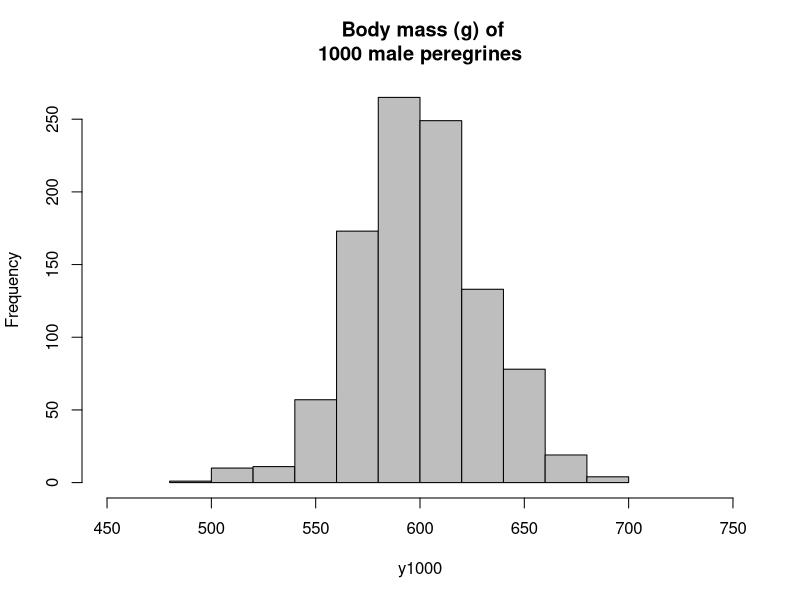

Source code (R):
##########################################################
##### CURSO Modelado y estimación de ocupación para  #####
#####  poblaciones y comunidades de especies bajo    #####
#####           enfoque Bayesiano.                   #####
#######      CCT Mendoza - ABRIL 2023                #####
##########################################################
###########           Ejercicio Media            #########
###########                                      #########
##########################################################
########              Ejemplo de:                   ######
########          Introduction to WinBUGS           ######
########             for ecologists                 ######
########    A bayesian approach to regression,      ######
########  ANOVA, mixed models an related analyses   ######
########            Marc Kery - 2010                ######
##########################################################

# Ejercicio Halcones peregrinos
# ----------------------------------------------------------------------------
# En este ejercicio trabajaremos con la masa de pelegrinos machos.
# Los pelegrinos del Oeste Europeo pesan en promedio 600g y
# Monneret (2006) establece como rango de peso entre 500-680g.
# Asumiento una distribucion Nomral para la masa, implica un desvio
# estandar de alrededor de 30g.

# Genero los datos de peso para 1000 machos
set.seed(1234)
y1000 <- rnorm(n = 1000, mean = 600, sd = 30)
                            
# Plot data
hist(y1000, col = 'grey', xlim = c(450,750), main = ' Body mass (g) of
1000 male peregrines')

# 1)  Implemente un modelo lineal con estadistica frecuentista (utilizando 
#     la funcion lm) para estimar la la masa media de los halcones machos.

summary(lm(y1000 ~ 1))

# 2) Implemente el modelo con estadistica bayesiana, considerando
#    una previa no informativa con una distribcion uniforme = (0,5000)


# ------------------------------------------------------------------------
# Preguntas
# -------------------------------------------------------------------------
# 1. Disgnostique visualmente si las cadenas convergen
# 
# 2. Que relacion observa entre la media estimada con el modelo lineal (lm) 
#     utilizando estadistica frecuentista y bayesiana?
# 
# 3. Grafica de manera conjunta las distribuciones previas y posteriores 
#   del modelo
# 
# 4. Que sucede si indicamos valores iniciales por fuera de la distribucion
#  previa indicada para el parametro?
#  
# 5. En el ejercicio utilizaron previas no informativas, lo que implica que su 
#     efecto en la distribucion posterior sea minimo. Podemos incorporar previas
#     informativas con valores que vayan entre 500 y 590g. Incorpora estos 
#     nuevos valores de distribuciones previas e implementa el nuevo modelo.
#     Como cambian los parametros y su incertidumbre? Esto es positivo o negativo?
#     
# 6. Compara graficamente las distribuciones previa y poseterior.
#     